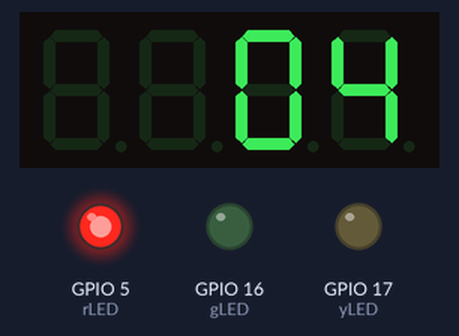
This program was run on a simulated ESP32. Shown: 4-digit seven-segment display, output pins drawn as LEDs (lit = HIGH). What the program prints to the serial monitor is not drawn.

Above: at 0.1 s.
At 1.1 s:
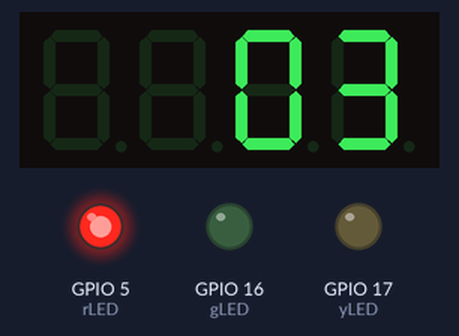
At 3.1 s:
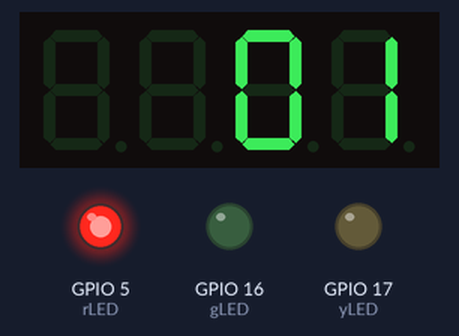
At 6.1 s:
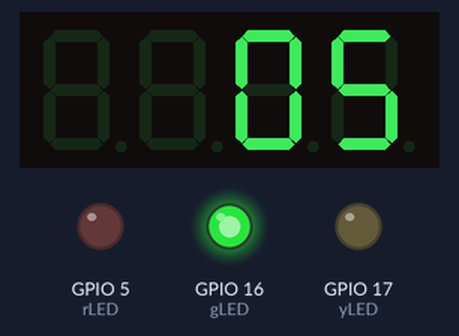
At 9.1 s:
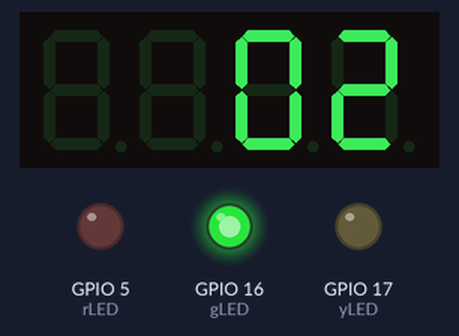
At 13.1 s:
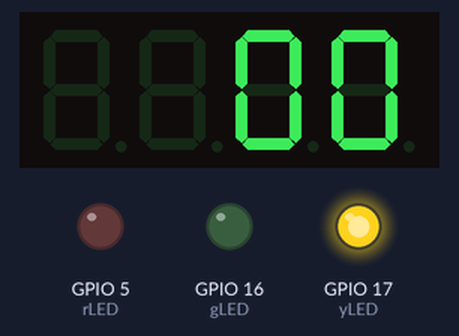
Timing chart, 0 to 34.5 s (numbered marks = the images above):
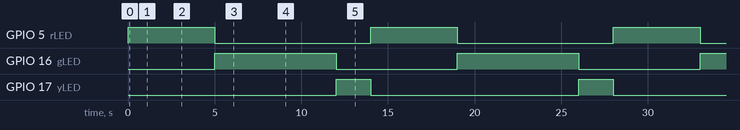

The program:

main.cpp
```cpp
#include <Arduino.h>
#include <TM1637Display.h>

// Pin định nghĩa
#define rLED  5
#define yLED  17
#define gLED  16

#define CLK   23
#define DIO   22

// Định nghĩa thời gian đèn sáng (ms)
#define rTIME  5000   // 5 giây
#define yTIME  2000   // 2 giây
#define gTIME  7000   // 7 giây

ulong previousMillis = 0;
ulong interval = rTIME;
int currentLED = rLED;

TM1637Display display(CLK, DIO);

void setup() {
  Serial.begin(115200);
  pinMode(rLED, OUTPUT);
  pinMode(yLED, OUTPUT);
  pinMode(gLED, OUTPUT);

  display.setBrightness(7);

  digitalWrite(yLED, LOW);
  digitalWrite(gLED, LOW);
  digitalWrite(rLED, HIGH);

  Serial.println("== START ==> Traffic Light");
}

void countdownDisplay(int timeLeft) {
  display.showNumberDec(timeLeft, true, 2, 2);
}

void loop() {
  ulong currentMillis = millis();
  int timeLeft = (interval - (currentMillis - previousMillis)) / 1000;

  // Chỉ cập nhật hiển thị khi giá trị thay đổi
  static int lastTimeLeft = -1;
  if (timeLeft != lastTimeLeft) {
      display.showNumberDec(timeLeft, true, 2, 2);
      lastTimeLeft = timeLeft;
  }

  if (currentMillis - previousMillis >= interval) {
      previousMillis = currentMillis;

      switch (currentLED) {
          case rLED:
              digitalWrite(rLED, LOW);
              digitalWrite(gLED, HIGH);
              currentLED = gLED;
              interval = gTIME;
              break;
          case gLED:
              digitalWrite(gLED, LOW);
              digitalWrite(yLED, HIGH);
              currentLED = yLED;
              interval = yTIME;
              break;
          case yLED:
              digitalWrite(yLED, LOW);
              digitalWrite(rLED, HIGH);
              currentLED = rLED;
              interval = rTIME;
              break;
      }
  }
}
```

Measured:
- by itself, GPIO 5 (rLED): alternates HIGH for 5.0 s and LOW for 9.0 s
- by itself, GPIO 16 (gLED): alternates HIGH for 7.0 s and LOW for 7.0 s
- by itself, GPIO 17 (yLED): alternates HIGH for 2.0 s and LOW for 12.0 s
- what the display in image 0 shows lasts 1.0 s, from 0.0 s to 1.0 s
